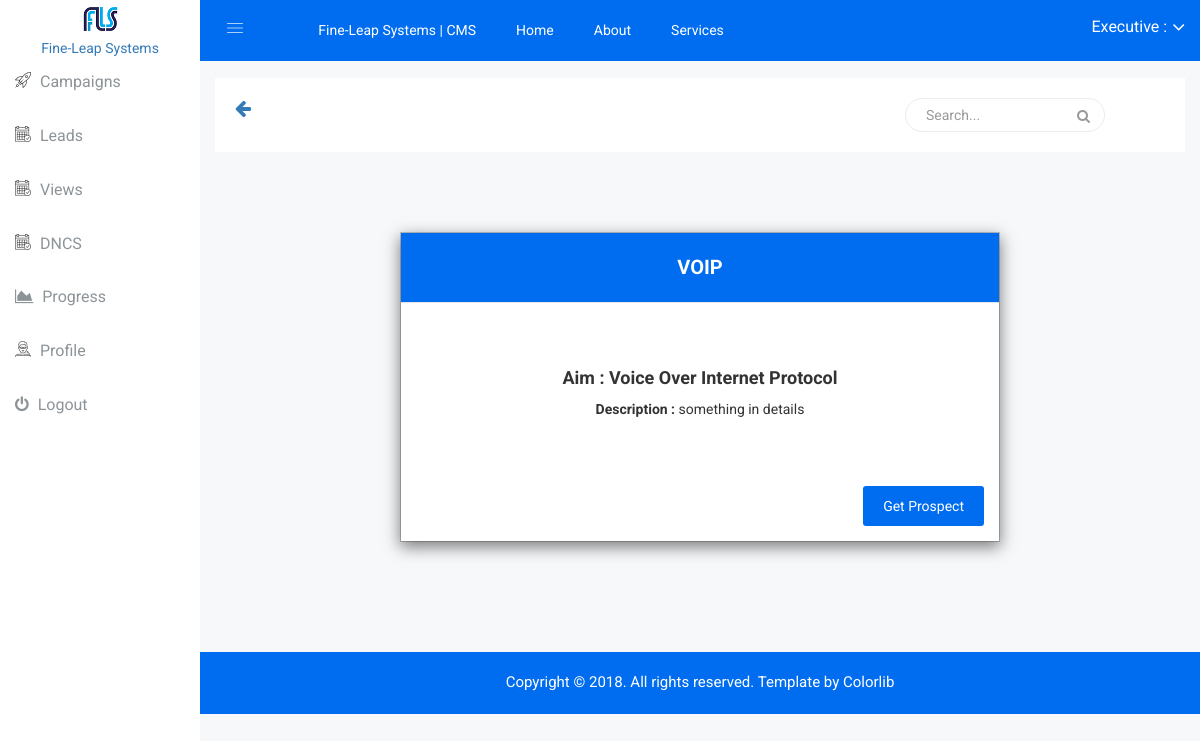
Screenshot of /campaigns/detail/voip/ (signed in) with the database file from the repository.
### campaigns/models.py (models this page shows, shortened)
class Campaign(models.Model):
    client = models.ForeignKey(Client, on_delete=models.SET_NULL, null=True, blank=True)
    name = models.CharField(max_length=64)
    aim = models.CharField(max_length=128, blank=True)
    slug = models.SlugField(blank=True)
    is_active = models.BooleanField(default=True)
    script = models.TextField(blank=True)
    details = models.TextField(blank=True)
    start_date = models.DateField(blank=True)
    end_date = models.DateField(blank=True)
    executives = models.ManyToManyField('portal.User', blank=True)
    prospects = models.ManyToManyField('prospects.Prospect', blank=True, through='ProspectCampaignRelation')
    added_on = models.DateTimeField(auto_now_add=True)
    @property
    def get_aim(self):
        if self.aim:
            return self.aim
        else:
            return "--"

### campaigns/views.py (the view)
# urls.py: url(r'^detail/(?P<slug>[-\w]+)/$', views.CampaignDetailView.as_view(), name="detail"),
class CampaignDetailView(LoginRequiredMixin, DetailView):
    model = Campaign
    template_name = "campaigns/detail.html"
    context_object_name = "campaign"
    def get_object(self, queryset=None):
        campaign = super().get_object()
        if self.request.user in campaign.executives.all():
            return campaign
        else:
            raise Http404("No Campaign Found")

### campaigns/templates/campaigns/detail.html (shortened to what this page needs)
{% extends "portal/base.html" %}
{% load static %}
{% load result_tags %}
{% block content %}
    <div class="modal-edu-general text-center">
                            <div class="modal-dialog" style="width: 60%">
                                <div class="modal-content">
                                    <div class="modal-header header-color-modal bg-color-1">
                                        <h4 class="modal-title">{{ campaign.name }}</h4>
                                    </div>
                                    <div class="modal-body">
                                        <h4>Aim : {{ campaign.get_aim }}</h4>
                                        <p><b>Description : </b>{{ campaign.details }}</p>
                                    </div>
                                    <div class="modal-footer">
                                        <a href="{% url "campaigns:prospect_get" slug=campaign.slug %}">Get Prospect</a>
                                    </div>
                                </div>
                            </div>
                        </div>
    <br><br><br>
{% endblock %}

### portal/static/css/main.css (style rules this page uses)
html { color: #222; font-size: 1em; line-height: 1.4; }

### portal/static/css/modals.css (style rules this page uses)
.modal-dialog { margin: 50px auto; }
.modal-edu-general .modal-content { border-radius:0px; }
.modal-edu-general .modal-footer { border-top:0px solid #fff; }
.modal-edu-general .modal-body { text-align:center; padding:50px 70px; }
.modal-edu-general .modal-body p { line-height:24px; font-size:14px; font-weight:400; margin:0px; }
.modal-footer a { margin-left:20px; }
.modal-area-button a, .modal-footer a { padding: 13px 28px; text-decoration: none; color: #fff; position: relative; z-index: 11; font-size: 14px; display:inline-block; }
.header-color-modal { padding:20px 50px 20px 50px; color:#fff; }
.header-color-modal.bg-color-1 { background:#006DF0; }
.header-color-modal h4 { font-size:20px; }
.modal-footer a { font-size:14px; color:#fff; background: #006DF0; padding:10px 20px; border-radius:3px; }

### rows the page displays
Campaign: name "VOIP", get_aim "Voice Over Internet Protocol", details "something in details"
